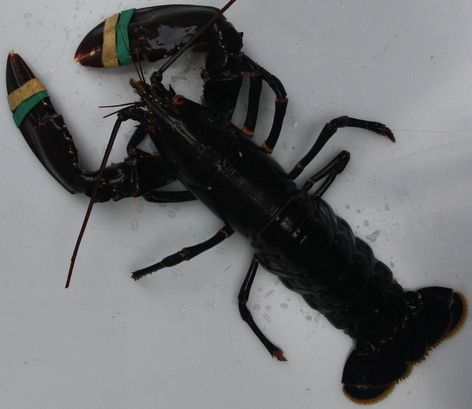
#> input picture work/src/imgs/close_lobster.JPG, 472 x 409 px
$ python keypoint_descriptor.py   (older library calls are emulated)
#> lines starting #> are read from the running program, lines starting #| are printed output that depends on the picture
import cv2
import numpy as np

image = cv2.imread("imgs/close_lobster.JPG")
#> image is the input picture: shape (409, 472, 3); mean B, G, R 113, 111.8, 110.7
h, w = image.shape[:2]
#> h = 409; w = 472
image = np.float32(image) / 255.0
#image = cv2.resize(image, (int(1.5*w), int(1.5*h)), interpolation=cv2.INTER_CUBIC)

gx = cv2.Sobel(image, cv2.CV_32F, 1, 0, ksize=1)
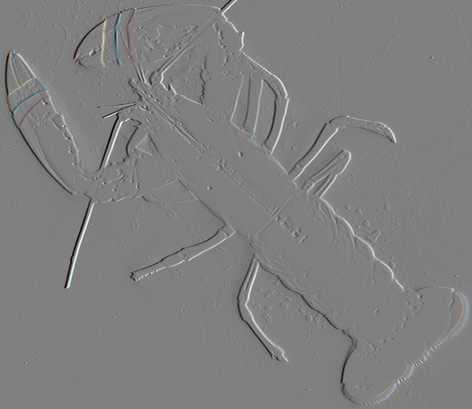
#> gx: shape (409, 472, 3) float32; mean B, G, R -0.000298, -0.000323, -0.000292; drawn with min black and max white
gy = cv2.Sobel(image, cv2.CV_32F, 0, 1, ksize=1)
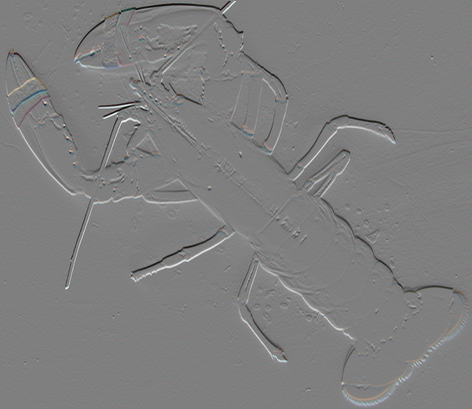
#> gy: shape (409, 472, 3) float32; mean B, G, R -0.000155, -0.000133, -0.000121; drawn with min black and max white

magnitude, angle = cv2.cartToPolar(gx, gy, angleInDegrees=True)
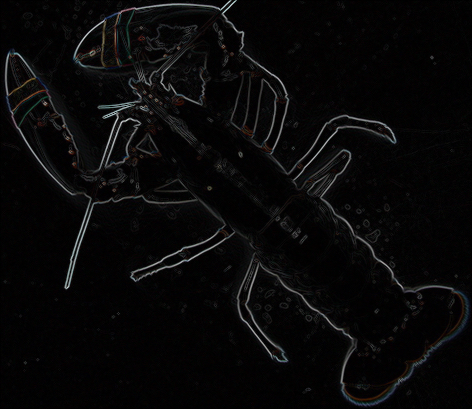
#> magnitude: shape (409, 472, 3) float32; mean B, G, R 0.0358, 0.0347, 0.0366
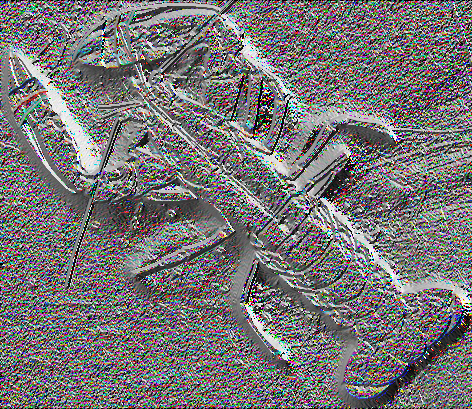
#> angle: shape (409, 472, 3) float32; mean B, G, R 166.5, 165.1, 168; drawn with min black and max white

print(type(magnitude))
#| <class 'numpy.ndarray'>
print(type(angle))
#| <class 'numpy.ndarray'>

cv2.imshow("mag", magnitude)
cv2.imshow("angle", angle)
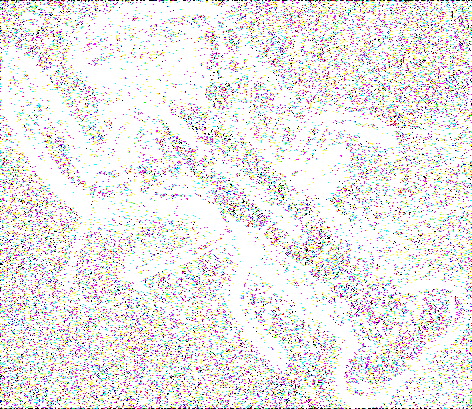
#> window 'angle': shape (409, 472, 3); mean B, G, R 235.3, 233.2, 238
cv2.imshow("gx", gx)
cv2.imshow("gy", gy)
cv2.waitKey(0)
cv2.destroyAllWindows()

print(magnitude.shape)
#| (409, 472, 3)
